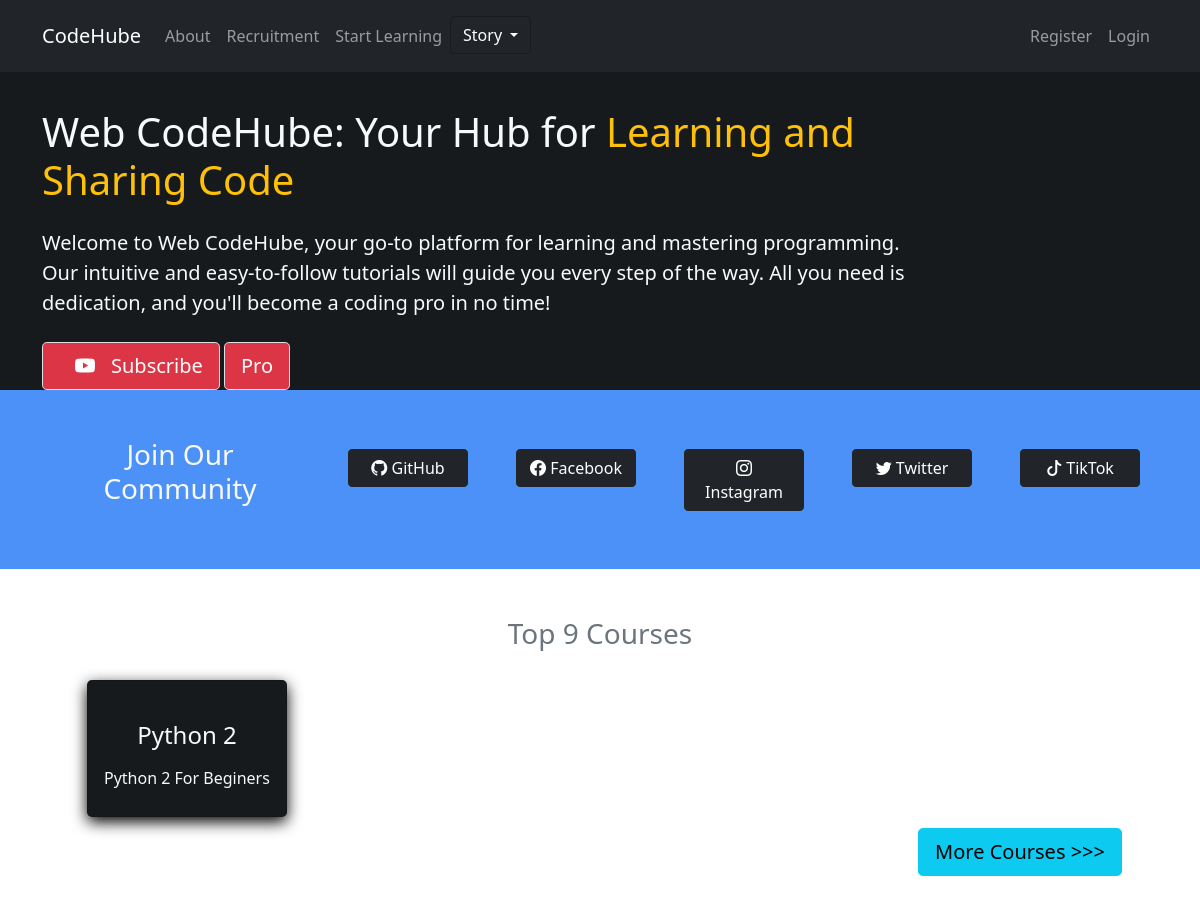
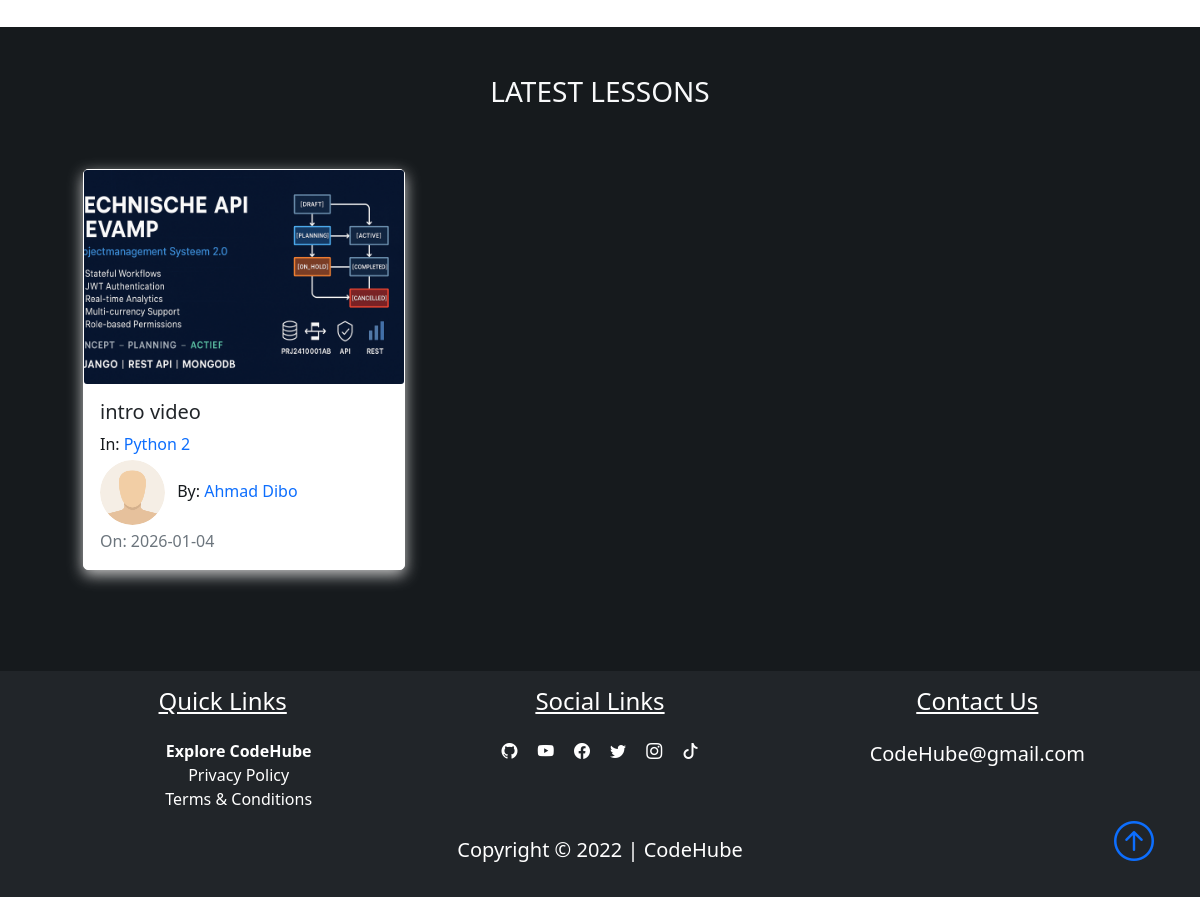
/, run on an earlier commit of the app's database (2 pictures, top to bottom).
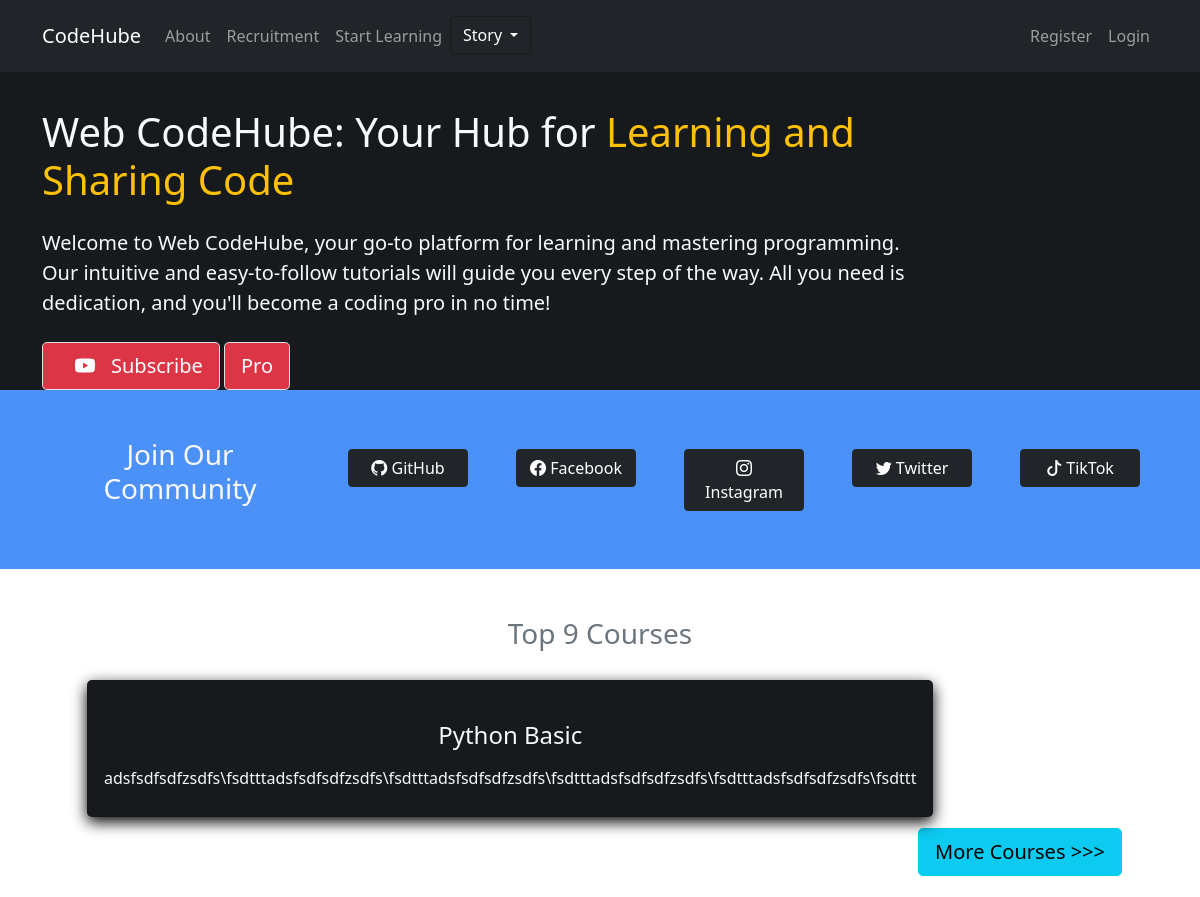
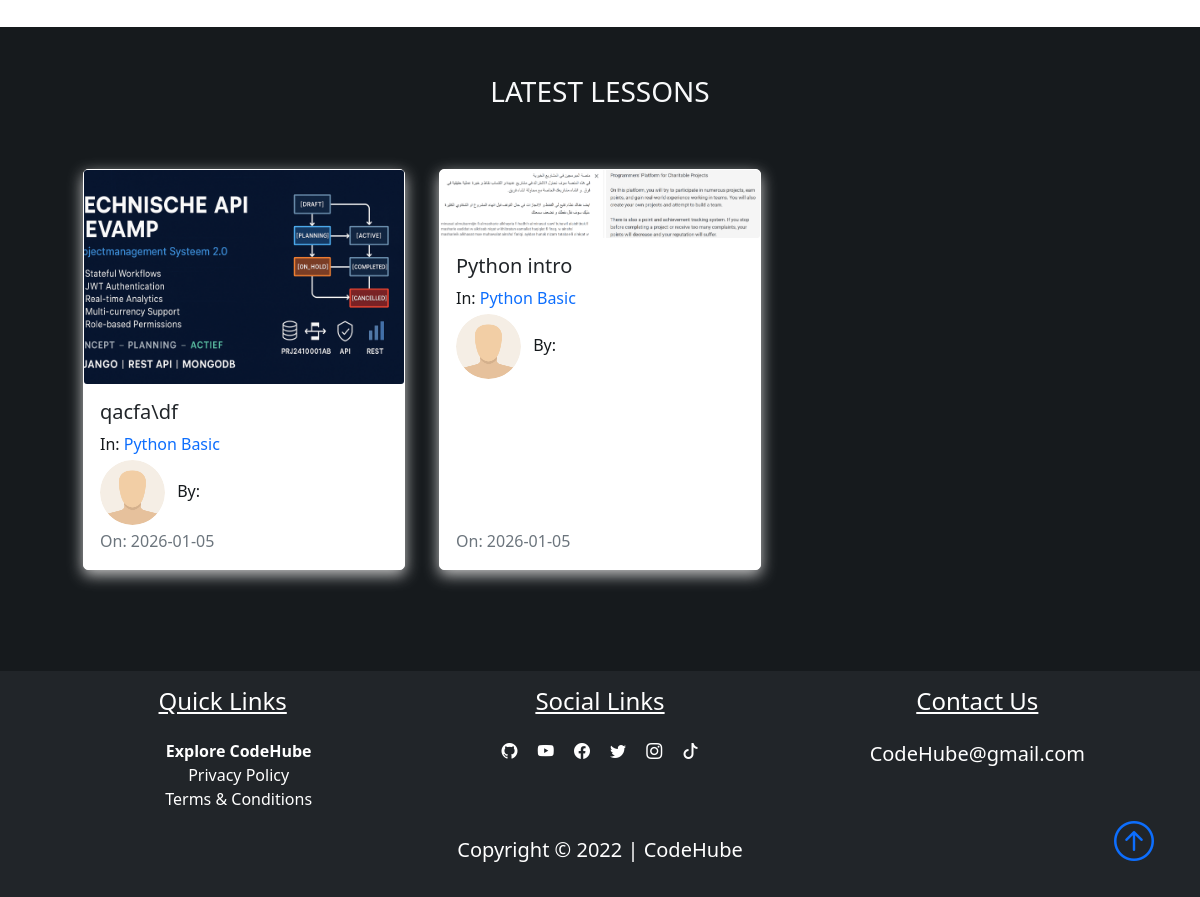
And on a later commit of the database (2 pictures, top to bottom).
### course/models.py (models this page shows, shortened)
class Course(models.Model):
    name = models.CharField(
        max_length=50,
        default="category name",
        verbose_name="name",
        blank=False,
        null=False,
    )
    slug = models.SlugField(
        max_length=60,
        unique=True,
        blank=True,
    )
    description = models.TextField(
        max_length=2000,
        blank=True
    )
    auther = models.ForeignKey(
        settings.AUTH_USER_MODEL,
        on_delete=models.CASCADE,
        related_name="courses",
        null=True,
        blank=True
    )
    icon = models.ImageField(
        "Icon",
        upload_to="",
        blank=False,
        null=True,
        validators=[
            FileExtensionValidator(
                allowed_extensions=[
                    "png",
                    "jpg",
                    "gif"
                ]
            )
        ]
    )
    created_at = models.DateTimeField(
        auto_now_add=True,
        null=True
    )
    updated_at = models.DateTimeField(
        auto_now=True,
        null=True
    )

### lesson/models.py (models this page shows, shortened)
class Lesson(models.Model):
    title = models.CharField(
        max_length=150,
        blank=False,
        default="New Lesson"
    )
    course = models.ForeignKey(
        Course,
        on_delete=models.CASCADE,
        blank=False,
        null=True
    )
    slug = models.CharField(
        max_length=150,
        blank=False,
        default="" # Voeg als placeholder: `Descriptive short version of your title. SEO friendly`
    )
    content = models.TextField(
        max_length=2000,
        blank=True  # taal content van het les zoals `md` file
    )
    thumbnail = models.ImageField(
        upload_to="lesson_thumbnails/%y/%m/%d",
        blank=True,
        null=True,
        validators=[
            FileExtensionValidator(
                allowed_extensions=["jpg", "png"]
            )
        ]
    )
    created_at = models.DateTimeField(
        auto_now_add=True,
        null=True
    )
    updated_at = models.DateTimeField(
        auto_now=True,
        null=True
    )
    class Meta:
        verbose_name = "Lesson"
        ordering = ["-created_at"]

### account/models.py (models this page shows, shortened)
class User(AbstractUser):
    email = models.EmailField(
        unique=True,
        validators=[
            EmailValidator()
        ]
    )
    first_name = models.CharField(
        max_length=150,
        blank=False,
        null=False,
        default=""
    )
    last_name = models.CharField(
        max_length=150,
        blank=False,
        null=False,
        default=""
    )
    created_at = models.DateTimeField(
        auto_now_add=True,
        null=True
    )
    updated_at = models.DateTimeField(
        auto_now=True,
        null=True
    )
    USERNAME_FIELD = 'email'
    REQUIRED_FIELDS = ['username']
    class Meta:
        verbose_name = "User"
        ordering = ["first_name"]

### core/views.py (the view)
# urls.py: path("", views.home, name="index"),
def home(request):
    courses = Course.objects.all()
    lessons = Lesson.objects.all().order_by("-created_at")
    return render(request, "pages/home.html", context={
        "courses": courses,
        "lessons":lessons
    })

### templates/pages/home.html (shortened to what this page needs)
{% extends "layout.html"%}
{% load static %}
{% block content%}
<section class="bg-dark-CodeHube text-light p-5 p-lg-0 pt-lg-5 text-center text-sm-start">
    <div class="container">
        <div class="d-sm-flex align-items-center justify-content-between">
            <div>
                <h1 class="mb-10"> Web CodeHube: Your Hub for  <span class="text-warning"> Learning and Sharing Code</span></h1>
                <p class="lead my-4">
                    Welcome to Web CodeHube, your go-to platform for learning and mastering programming. Our intuitive and easy-to-follow tutorials will guide you every step of the way. All you need is dedication, and you'll become a coding pro in no time!
                </p>
                <a class="btn btn-danger btn-lg border"
                    href="https://youtube.com/@AHMADPROSOF" target="_blank">
                    <i class="bi bi-youtube m-3"></i>Subscribe
                </a>
                <a class="btn btn-danger btn-lg border"
                    href="#" >
                    Pro
                </a>
            </div>
        </div>
    </div>
</section>
<section class="bg-primary-CodeHube text-light p-5">
    <div class="container">
        <div class="d-md-flex justify-content-between align-items-center">
            <h3 class="mb-3 text-center">Join Our Community</h3>
            <nav class="navbar navbar-expand-lg navbar-dark">
                <div class="collapse navbar-collapse" id="socialbtn">
                    <ul class="navbar-nav">
                        <li class="nav-item">
                            <a class="btn btn-dark ms-5 button_width" href="https://github.com/omar-ghoneim"
                                target="_blank">
                                <i class="bi-github" role="img"></i>
                                GitHub
                            </a>
                        </li>
                        <li>
                            <a class="btn btn-dark ms-5 button_width" href="https://www.facebook.com/Pythonic88"
                                target="_blank">
                                <i class="bi bi-facebook "></i>
                                Facebook
                            </a>
                        </li>
                        <li class="nav-item">
                            <a type="button" class="btn btn-dark ms-5 button_width"
                                href="https://www.instagram.com/pythonic_88" target="_blank">
                                <i class="bi bi-instagram"></i>
                                Instagram
                            </a>
                        </li>
                        <li class="nav-item">
                            <a class="btn btn-dark ms-5 button_width" href="https://twitter.com/Pythonic88"
                                target="_blank">
                                <i class="bi bi-twitter"></i>
                                Twitter
                            </a>
                        </li>
                        <li class="nav-item">
                            <a class="btn btn-dark ms-5 button_width" href="https://www.tiktok.com/@pythonic88"
                                target="_blank">
                                <i class="bi bi-tiktok"></i>
                                TikTok
                            </a>
                        </li>
                    </ul>
                </div>
            </nav>
        </div>
    </div>
</section>
<section class="bg-ligh">
    <div class="container p-5">
        <h3 class="text-center text-secondary" id='learn'>Top 9 Courses</h3>
        <div class="row">
            {% for course in courses|slice:":3" %}
            <div class="col-sm-12 col-md-6 col-lg-4 p-3 d-flex align-items-stretch">
                <a href="{% url 'course_detail' course_slug=course.slug %}" class="text-decoration-none">
                    <div class="card bg-dark-CodeHube text-light h-100">
                        <div class="card-body text-center">
                            <h4 class="card-title mb-3">
                                {{ course.name }}
                            </h4>
                            <p class="card-text">{{ course.description }}</p>
                        </div>
                    </div>
                </a>
            </div>
            {% endfor %}
        </div>
        <div class="" style="display: flex; justify-content: flex-end">
            <a href="" class="btn btn-info btn-lg"> More Courses &gt&gt&gt</a>
        </div>
    </div>
</section>
<section class="bg-dark-CodeHube">
    <div class="container p-5">
        <div class="row mb-5">
            <div class="col">
                <h3 class="text-uppercase text-center text-light">
                    Latest Lessons
                </h3>
            </div>
        </div>
        <div class="row">
            {% for lesson in lessons %}
            <div class="col-sm-12 col-md-6 col-lg-4 pb-5 d-flex align-items-stretch">
                <div class="card lesson w-100">
                    {% if lesson.thumbnail %}
                        <img src="{{ lesson.thumbnail.url }}" class="card-img" alt="{{ lesson.title }}">
                    {% else %}
                        <img src="{% static 'lesson_thumbnails/default.jpg' %}" class="card-img" alt="Lesson thumbnail">
                    {% endif %}
                    <div class="card-body d-flex flex-column">
                        <h5 class="card-title">
                            <a class="text-decoration-none text-dark"
                               href="{% url 'view_lesson' lesson_slug=lesson.slug course_slug=lesson.course.slug %}">
                                {{ lesson.title }}
                            </a>
                        </h5>
                        <p class="card-text mb-1">
                            In:
                            <a class="text-decoration-none"
                               href="">
                                {{ lesson.course.name }}
                            </a>
                        </p>
                        <span class="mb-1">
                            <img class="article-img rounded-circle"
                                 src="{% static 'user_pics/default.png' %}"
                                 alt="Author">
                            By:
                            <a href="{% url 'profile'%}"
                               class="link">
                                {{ lesson.course.auther.first_name }} {{ lesson.course.auther.last_name }}
                            </a>
                        </span>
                        <span class="text-muted mt-auto">
                            On: {{ lesson.created_at|date:"Y-m-d" }}
                        </span>
                    </div>
                </div>
            </div>
            {% empty %}
            <div class="col text-center text-light">
                <p>No lessons available yet.</p>
            </div>
            {% endfor %}
        </div>
    </div>
</section>
{% endblock content%}

### templates/layout.html (shortened to what this page needs)
<!DOCTYPE html>
<html lang="en">
<head>
    {% load static %}
    <link href="https://cdn.jsdelivr.net/npm/bootstrap@5.1.3/dist/css/bootstrap.min.css" rel="stylesheet"
>
    <link rel="stylesheet" href="https://cdn.jsdelivr.net/npm/bootstrap-icons@1.8.1/font/bootstrap-icons.css">
    <link rel="stylesheet" type="text/css" href="{% static 'main.css' %}">
</head>
<body class="d-flex flex-column min-vh-100">
    <nav class="navbar navbar-expand-lg bg-dark navbar-dark py-3 fixed-top">
        <div class="container">
            <a href="{% url 'index' %}" class="navbar-brand">CodeHube</a>
            <div class="collapse navbar-collapse" id="navmenu">
                <ul class="navbar-nav">
                    <li class="nav-item">
                        <a href="{% url 'about' %}" class="nav-link">About</a>
                    </li>
                    <li class="nav-item">
                        <a href="" class="nav-link">Recruitment</a>
                    </li>
                    {% if request.path == "/" %}
                    <li class="nav-item">
                        <a href="#learn" class="nav-link">Start Learning</a>
                    </li>
                    {% endif %}
                    <div class="dropdown show">
                        <button class="btn btn-dark bg-dark dropdown-toggle" type="button" id="dropdownMenuButton1"
                            data-bs-toggle="dropdown" aria-expanded="false">
                            Story
                        </button>
                    </div>
                </ul>
                <ul class="navbar-nav ms-auto">
                    {% if user.is_authenticated %}
                    <div class="dropdown show">
                        <button class="btn btn-dark bg-dark dropdown-toggle" type="button" id="dropdownMenuButton1"
                            data-bs-toggle="dropdown" aria-expanded="false">
                            My Account
                        </button>
                        <ul class="dropdown-menu" aria-labelledby="dropdownMenuButton1">
                            {% comment %}
                            dit is voor admin
                            <li class="nav-item">
                                <a href="" class="dropdown-item">Beheerder</a>
                            </li>
                            {% endcomment %}
                            <li class="nav-item">
                                <a href="{% url 'profile' %}" class="dropdown-item">Dashboard</a>
                            </li>
                            <li class="nav-item">
                                <a href="{% url 'logout' %}" class="dropdown-item">Logout</a>
                            </li>
                        </ul>
                    </div>
                    {% else %}
                    <li class="nav-item">
                        <a href="{% url 'register' %}" class="nav-link">Register</a>
                    </li>
                    <li class="nav-item">
                        <a href="{% url 'login' %}" class="nav-link">Login</a>
                    </li>
                    {% endif %}
                </ul>
            </div>
        </div>
    </nav>
{% block content%} {% endblock %}
    <footer class="bg-dark mt-auto">
        <div class="container p-3">
            <div class="row text-center text-white">
                <div class="col-md-12 col-lg-4 pb-2">
                    <h4 class="text-center text-decoration-underline">Quick Links</h4>
                    <ul class=" nobull pt-3">
                        <li><a href="/CodeHube-A/Explore" class="link text-white"><strong>Explore CodeHube</strong></a></li>
                        <li><a href="#" class="link text-white">Privacy Policy</a></li>
                        <li><a href="#" class="link text-white">Terms & Conditions</a></li>
                    </ul>
                </div>
                <div class="col-md-12 col-lg-4">
                    <h4 class="text-center text-decoration-underline pb-3">Social Links</h4>
                    <a href="#" class="text-white p-2"><i class="bi-github"></i></a>
                    <a href="#" class="text-white p-2"><i class="bi-youtube"></i></a>
                    <a href="#" class="text-white p-2"><i class="bi-facebook"></i></a>
                    <a href="#" class="text-white p-2"><i class="bi-twitter"></i></a>
                    <a href="#" class="text-white p-2"><i class="bi-instagram"></i></a>
                    <a href="#" class="text-white p-2"><i class="bi-tiktok"></i></a>
                </div>
                <div class="col-md-12 col-lg-4 pb-2">
                    <h4 class="text-center text-decoration-underline pb-3">Contact Us</h4>
                    <p class="lead">CodeHube@gmail.com</p>
                </div>
            </div>
            <div class="col text-white text-center position-relative">
                <p class="lead font-weight-bold">Copyright &copy; 2022 | CodeHube</p>
                <a href="#" class="position-absolute bottom-0 end-0">
                    <i class="bi bi-arrow-up-circle h1"></i>
                </a>
            </div>
        </div>
    </footer>
</body>
</html>

### project/static/main.css (style rules this page uses)
body::before { display: block; content: ''; height: 60px; }
.card { transition: 0.7s ease; box-shadow: 0 5px 15px rgba(1 1 1/ 15); border-radius: 5px; margin: 5px; }
.lesson { box-shadow: 0 5px 15px rgba(200 200 200/ 15); border-radius: 5px; border: 1px solid #fff; }
.button_width { min-width: 120px; max-width: 120px; }
.article-img { height: 65px; width: 65px; margin-right: 8px; }
.link { text-decoration: none; }
.nobull { list-style-type: none; }
.bg-dark-CodeHube { color: #161a1d; background-color:#161a1d ; }
.bg-primary-CodeHube { background-color: #4c91f8; }

What changed in the data, as far as the page shows it:
removed Course: name "Python 2", description "Python 2 For Beginers"
removed Lesson: thumbnail (picture), title "intro video", course.name "Python 2", course.auther.first_name "Ahmad", course.auther.last_name "Dibo", created_at "2026-01-04"
added Course: name "Python Basic", description "adsfsdfsdfzsdfs\\fsdtttadsfsdfsdfzsdfs\\fsdtttadsfsdfsdfzsdfs\\fsdtttadsfsdfsdfzsdfs\\fsdtttadsfsdfsdfzsdfs\\fsdttt"
added Lesson: thumbnail (picture), title "qacfa\\df", course.name "Python Basic", created_at "2026-01-05"
added Lesson: thumbnail (picture), title "Python intro", course.name "Python Basic", created_at "2026-01-05"
